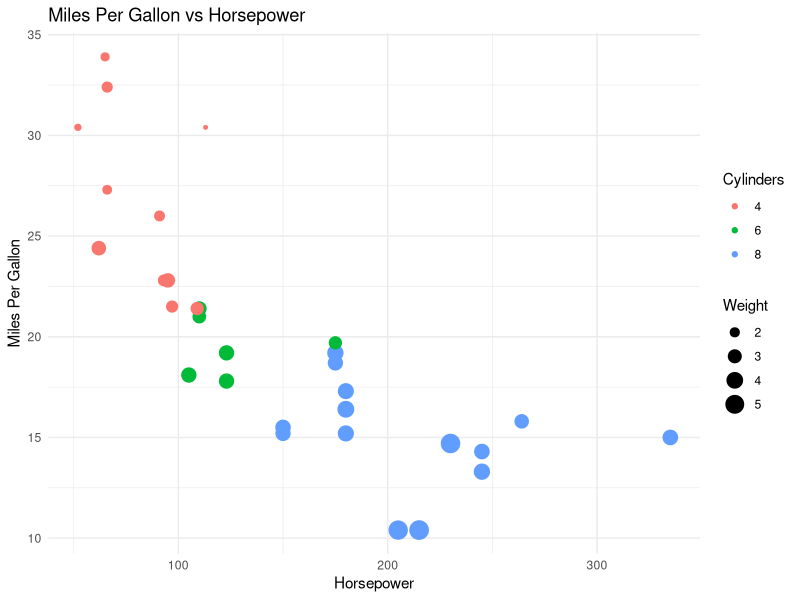
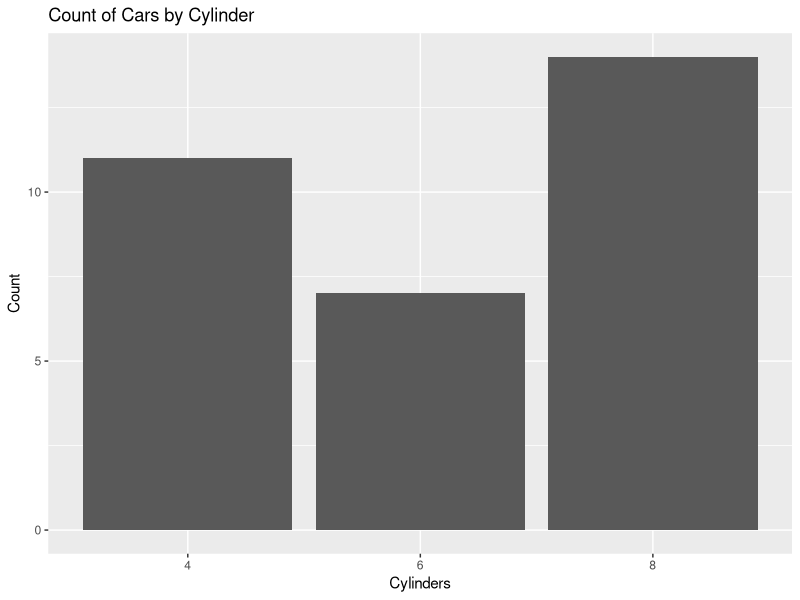
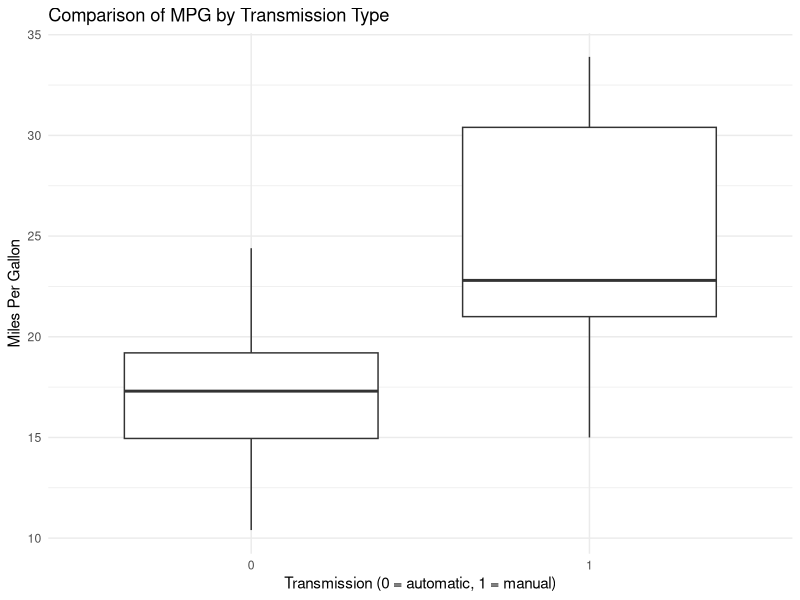
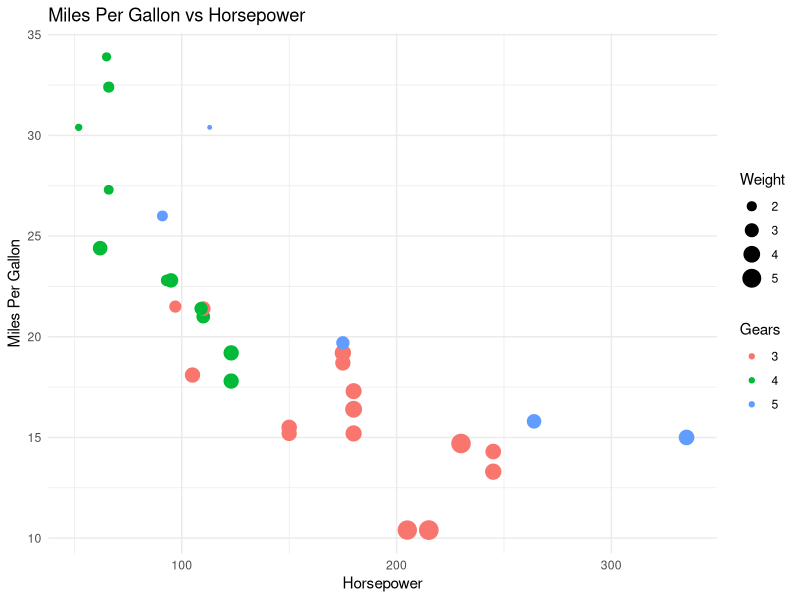

Here is the R script that generated these plots, in order:
## ---- chunk 1
knitr::opts_chunk$set(echo = TRUE)
## ---- chunk 2
# Load libraries
library(tidyverse)

# Load mtcars dataset
data(mtcars)

# Basic summary of the dataset
summary(mtcars)

create_scatter_plot <- function(df) {
  ggplot(df, aes(x = hp, y = mpg, color = factor(cyl), size = wt)) +
    geom_point() +
    theme_minimal() +
    labs(title = "Miles Per Gallon vs Horsepower",
         x = "Horsepower",
         y = "Miles Per Gallon",
         color = "Cylinders",
         size = "Weight")
}

# Call the function
create_scatter_plot(mtcars)


# Linear model predicting mpg based on hp
model <- lm(mpg ~ hp, data = mtcars)
summary(model)

## ---- chunk 3
# Bar plot of the number of cylinders
ggplot(mtcars, aes(x = factor(cyl))) +
  geom_bar() +
  labs(title = "Count of Cars by Cylinder",
       x = "Cylinders",
       y = "Count")
## ---- chunk 4
# Linear model predicting mpg based on hp and wt
model2 <- lm(mpg ~ hp + wt, data = mtcars)
summary(model2)

####
#here is a note to 
#future you. commit often 
#let's practice safe code!
#### 

## ---- chunk 5
# Boxplot comparing mpg by transmission type
ggplot(mtcars, aes(x = factor(am), y = mpg)) +
  geom_boxplot() +
  theme_minimal() +
  labs(title = "Comparison of MPG by Transmission Type",
       x = "Transmission (0 = automatic, 1 = manual)",
       y = "Miles Per Gallon")
## ---- chunk 6
ggplot(mtcars, aes(x = hp, y = mpg, color = factor(gear), size = wt)) +
    geom_point() +
    theme_minimal() +
    labs(title = "Miles Per Gallon vs Horsepower",
         x = "Horsepower",
         y = "Miles Per Gallon",
         color = "Gears",
         size = "Weight")
